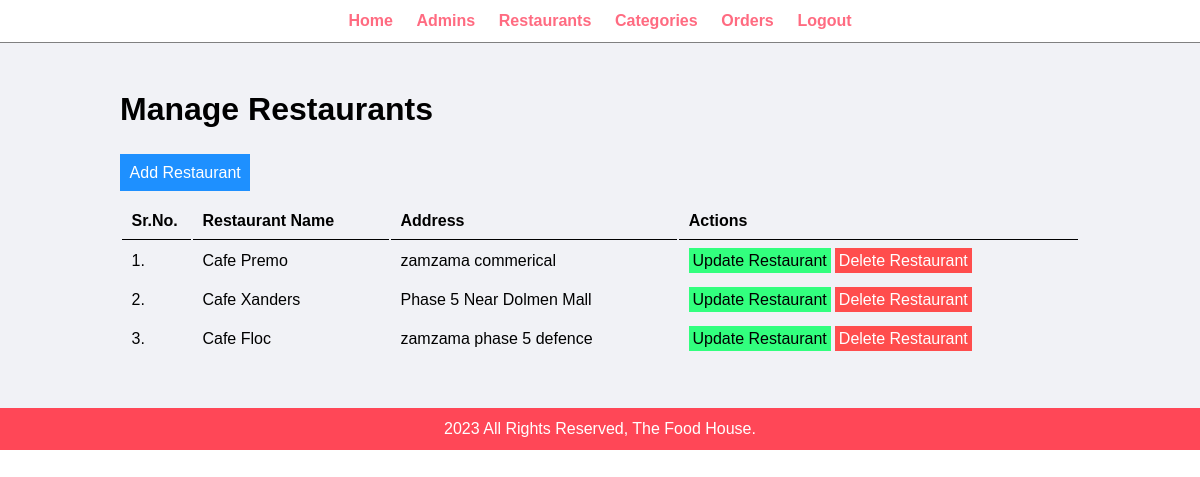
Screenshot of /admin/manage-restaurants.php (signed in) with the database file from the repository.
### tables this page shows
CREATE TABLE `tbl_restaurants` (
  `ID` int(10) UNSIGNED NOT NULL,
  `Name` varchar(100) NOT NULL,
  `Description` text NOT NULL,
  `Address` varchar(255) NOT NULL,
  `username` varchar(100) NOT NULL,
  `password` varchar(255) NOT NULL
);

### admin/manage-restaurants.php (the view, shortened to what this page needs)
<?php include('partials/menu.php') ?>
<div class="main-content">
    <div class="wrapper">
        <h1>Manage Restaurants</h1>
        <br>
        <br>
        <a href="add-restaurant.php" class="btn-primary">Add Restaurant</a>
        <br>
        <br>
        <table class="tbl-full">
            <tr>
                <th>Sr.No.</th>
                <th>Restaurant Name</th>
                <th>Address</th>
                <th>Actions</th>
            </tr>
            <?php
            $sql = 'SELECT * FROM tbl_restaurants';
            $result = mysqli_query($conn, $sql);
            $sn = 1;
            if ($result) {
                if (mysqli_num_rows($result) > 0) {
                    while ($rows = mysqli_fetch_assoc($result)) {
                        $id = $rows['ID'];
                        $name = $rows['Name'];
                        $address = $rows['Address'];
                        ?>
                        <tr>
                            <td>
                                <?php echo $sn++; ?>.
                            </td>
                            <td>
                                <?php echo $name; ?>
                            </td>
                            <td>
                                <?php echo $address; ?>
                            </td>
                            <td>
                                <a href="update-restaurant.php?id=<?php echo $id; ?>" class="btn-secondary">Update Restaurant</a>
                                <a href="delete-restaurant.php?id=<?php echo $id; ?>" class="btn-danger">Delete Restaurant</a>
                            </td>
                        </tr>
                        <?php
                    }
                }
            }
            ?>
        </table>
    </div>
</div>
<?php include('partials/footer.php') ?>

### css/admin.css (style rules this page uses)
* { margin: 0; padding: 0; font-family: Arial, Helvetica, sans-serif }
.wrapper { padding: 1%; width: 80%; margin: 0 auto; }
.tbl-full { width: 100%; }
table tr th { border-bottom: 1px solid black; padding: 1%; text-align: left; }
table tr td { padding: 1%; }
.btn-primary { background-color: #1e90ff; padding: 1%; color: white; text-decoration: none; }
.btn-secondary { background-color: #32ff7e; padding: 1%; color: black; text-decoration: none; }
.btn-danger { background-color: #ff4d4d; padding: 1%; color: white; text-decoration: none; }
.main-content { background-color: #f1f2f6; padding: 3% 0; }

### rows the page displays
tbl_restaurants: Name "Cafe Premo", Address "zamzama commerical"
tbl_restaurants: Name "Cafe Xanders", Address "Phase 5 Near Dolmen Mall"
tbl_restaurants: Name "Cafe Floc", Address "zamzama phase 5 defence"
